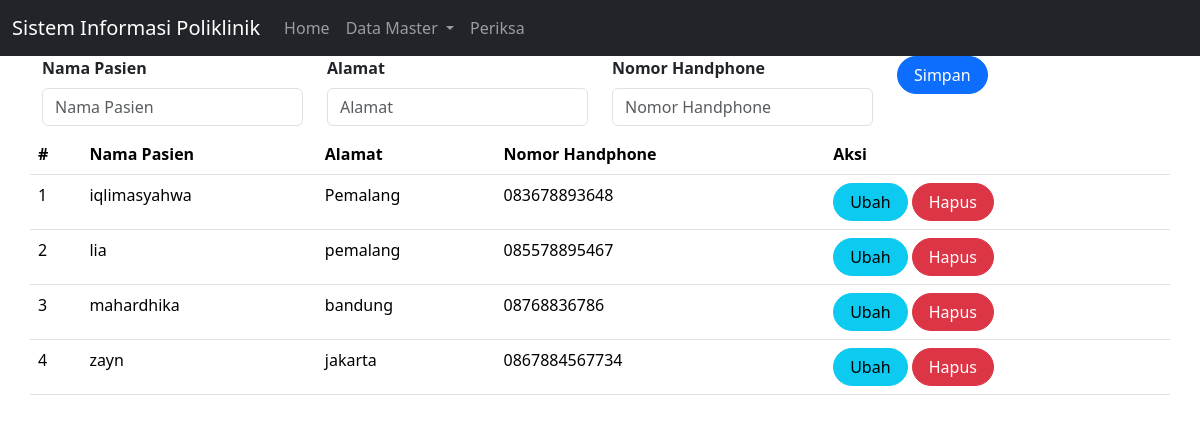
The app's page /pasien.php with its own data.
### tables this page shows
CREATE TABLE `pasien` (
  `id` int(10) NOT NULL,
  `nama` varchar(100) NOT NULL,
  `alamat` varchar(100) NOT NULL,
  `no_hp` varchar(20) NOT NULL
);

### pasien.php (the view, shortened to what this page needs)
<!doctype html>
<html lang="en">
  <head>
    <link href="https://cdn.jsdelivr.net/npm/bootstrap@5.3.2/dist/css/bootstrap.min.css" rel="stylesheet">
  </head>
  <body>
  <nav class="navbar navbar-expand-lg  navbar-dark bg-dark">
  <div class="container-fluid">
    <a class="navbar-brand" href="#">
      Sistem Informasi Poliklinik
    </a>
    <div class="collapse navbar-collapse" id="navbarNavDropdown">
      <ul class="navbar-nav">
        <li class="nav-item">
          <a class="nav-link" aria-current="page" href="index.php">
            Home
          </a>
        </li>
        <li class="nav-item dropdown">
          <a class="nav-link dropdown-toggle" href="#" role="button"
          data-bs-toggle="dropdown" aria-expanded="false">
            Data Master
          </a>
        </li>
        <li class="nav-item">
          <a class="nav-link"
          href="periksa.php?page=periksa">
            Periksa
          </a>
        </li>
      </ul>
    </div>
  </div>
</nav>
<?php
include'koneksi.php';
?>
<body>
    <div class="container">
    <form class="form row" method="POST" action="" name="myForm" onsubmit="return(validate());">
    <?php
    $nama = '';
    $alamat = '';
    $no_hp = '';
    ?>
     <div class="col">
        <label for="inputNama" class="form-label fw-bold">
            Nama Pasien
        </label>
        <input type="varchar" class="form-control" name="nama" id="inputNama" placeholder="Nama Pasien" value="<?php echo $nama ?>">
    </div>
    <div class="col">
        <label for="inputAlamat" class="form-label fw-bold">
            Alamat
        </label>
        <input type="varchar" class="form-control" name="alamat" id="inputAlamat" placeholder="Alamat" value="<?php echo $alamat ?>">
    </div>
    <div class="col mb-2">
        <label for="inputNo_hp" class="form-label fw-bold">
        Nomor Handphone
        </label>
        <input type="varchar" class="form-control" name="no_hp" id="inputNo_hp" placeholder="Nomor Handphone" value="<?php echo $no_hp ?>">
    </div>
    <div class="col">
        <button type="submit" class="btn btn-primary rounded-pill px-3" name="simpan">Simpan</button>
    </div>
<table class="table table-hover">
    <thead>
        <tr>
            <th scope="col">#</th>
            <th scope="col">Nama Pasien</th>
            <th scope="col">Alamat</th>
            <th scope="col">Nomor Handphone</th>
            <th scope="col">Aksi</th>
        </tr>
    </thead>
    <tbody>
    <?php
   $result = mysqli_query(
    $mysqli,"SELECT * FROM pasien ORDER BY nama"
    );
$no = 1;
while ($data = mysqli_fetch_array($result)) {
?>
    <tr>
        <td><?php echo $no++ ?></td>
        <td><?php echo $data['nama'] ?></td>
        <td><?php echo $data['alamat'] ?></td>
        <td><?php echo $data['no_hp'] ?></td>
                <td>
                    <a class="btn btn-info rounded-pill px-3"
                    href="pasien.php?id=<?php echo $data['id'] ?>">Ubah
                    </a>
                    <a class="btn btn-danger rounded-pill px-3"
                    href="pasien.php?id=<?php echo $data['id'] ?>&aksi=hapus">Hapus
                    </a>
                </td>
            </tr>
        <?php
        }
        ?>
    </tbody>
</form>
</body>
</html>

### records on screen
pasien: nama "iqlimasyahwa", alamat "Pemalang", no_hp "083678893648"
pasien: nama "lia", alamat "pemalang", no_hp "085578895467"
pasien: nama "mahardhika", alamat "bandung", no_hp "08768836786"
pasien: nama "zayn", alamat "jakarta", no_hp "0867884567734"
